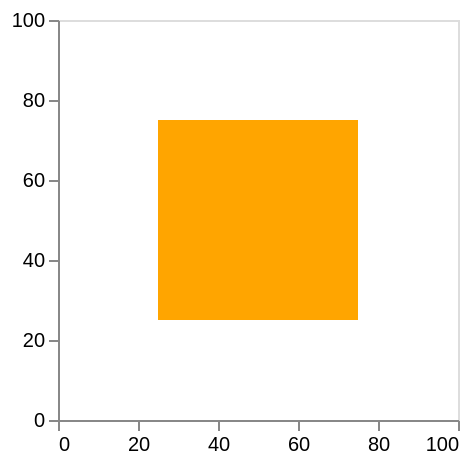

Describe this chart as a Vega-Lite specification.
### Vega specification from a JSON file in a GitHub repository (floating-point values rounded to 4 significant figures)
{"$schema": "https://vega.github.io/schema/vega/v5.json", "description": "A scatterplot showing horsepower and miles per gallons for various cars.", "background": "white", "padding": 5, "width": 200, "height": 200, "style": "cell", "data": [{"name": "source_0", "values": [{}]}], "signals": [{"name": "x", "value": 25, "bind": {"input": "range", "min": 1, "max": 100, "step": 1}}, {"name": "x2", "value": 75, "bind": {"input": "range", "min": 1, "max": 100, "step": 1}}, {"name": "y", "value": 25, "bind": {"input": "range", "min": 1, "max": 100, "step": 1}}, {"name": "y2", "value": 75, "bind": {"input": "range", "min": 1, "max": 100, "step": 1}}, {"name": "cornerRadius", "value": 0, "bind": {"input": "range", "min": 0, "max": 50, "step": 1}}], "marks": [{"name": "marks", "type": "rect", "style": ["rect"], "from": {"data": "source_0"}, "encode": {"update": {"cornerRadius": {"signal": "cornerRadius"}, "fill": {"value": "orange"}, "x": {"scale": "x", "signal": "x"}, "x2": {"scale": "x", "signal": "x2"}, "y": {"scale": "y", "signal": "y"}, "y2": {"scale": "y", "signal": "y2"}}}}], "scales": [{"name": "x", "type": "linear", "domain": [0, 100], "range": [0, {"signal": "width"}], "nice": true, "zero": true}, {"name": "y", "type": "linear", "domain": [0, 100], "range": [{"signal": "height"}, 0], "nice": true, "zero": true}], "axes": [{"scale": "x", "orient": "bottom", "grid": false, "labelFlush": true, "labelOverlap": true, "tickCount": {"signal": "ceil(width/40)"}, "zindex": 0}, {"scale": "y", "orient": "left", "grid": false, "labelOverlap": true, "tickCount": {"signal": "ceil(height/40)"}, "zindex": 0}]}
